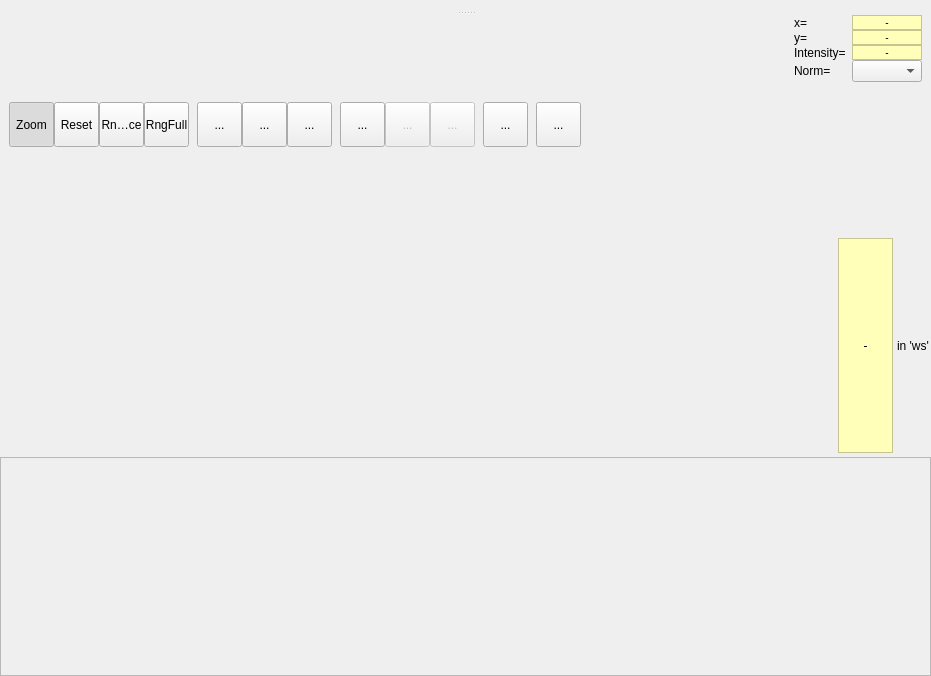
<?xml version="1.0" encoding="UTF-8"?>
<ui version="4.0">
 <class>SliceViewerClass</class>
 <widget class="QWidget" name="SliceViewerClass">
  <property name="geometry">
   <rect>
    <x>0</x>
    <y>0</y>
    <width>931</width>
    <height>676</height>
   </rect>
  </property>
  <property name="windowTitle">
   <string>SliceViewer</string>
  </property>
  <layout class="QVBoxLayout" name="verticalLayout">
   <property name="spacing">
    <number>3</number>
   </property>
   <property name="margin">
    <number>0</number>
   </property>
   <item>
    <widget class="QSplitter" name="splitter">
     <property name="orientation">
      <enum>Qt::Vertical</enum>
     </property>
     <property name="opaqueResize">
      <bool>false</bool>
     </property>
     <widget class="QFrame" name="frmControls">
      <property name="autoFillBackground">
       <bool>false</bool>
      </property>
      <property name="styleSheet">
       <string notr="true">QFrame 
{
    margin: 0px;
    padding: 1px;
 /*   background-color: gray; */
}</string>
      </property>
      <property name="frameShape">
       <enum>QFrame::NoFrame</enum>
      </property>
      <property name="frameShadow">
       <enum>QFrame::Raised</enum>
      </property>
      <layout class="QVBoxLayout" name="verticalLayoutControls">
       <property name="spacing">
        <number>0</number>
       </property>
       <property name="sizeConstraint">
        <enum>QLayout::SetMinimumSize</enum>
       </property>
       <property name="margin">
        <number>0</number>
       </property>
      </layout>
     </widget>
     <widget class="QFrame" name="frmBottom">
      <property name="frameShape">
       <enum>QFrame::NoFrame</enum>
      </property>
      <property name="frameShadow">
       <enum>QFrame::Raised</enum>
      </property>
      <layout class="QVBoxLayout" name="layoutBottom">
       <property name="spacing">
        <number>2</number>
       </property>
       <property name="margin">
        <number>0</number>
       </property>
       <item>
        <widget class="QFrame" name="frmToolbar">
         <property name="autoFillBackground">
          <bool>false</bool>
         </property>
         <property name="styleSheet">
          <string notr="true">QFrame {
  /*  background-color: rgb(193, 193, 193); */
}</string>
         </property>
         <property name="frameShape">
          <enum>QFrame::NoFrame</enum>
         </property>
         <property name="frameShadow">
          <enum>QFrame::Raised</enum>
         </property>
         <layout class="QHBoxLayout" name="horizontalLayout">
          <property name="spacing">
           <number>0</number>
          </property>
          <property name="leftMargin">
           <number>9</number>
          </property>
          <property name="topMargin">
           <number>0</number>
          </property>
          <property name="rightMargin">
           <number>9</number>
          </property>
          <property name="bottomMargin">
           <number>0</number>
          </property>
          <item>
           <widget class="QToolButton" name="btnZoom">
            <property name="enabled">
             <bool>true</bool>
            </property>
            <property name="minimumSize">
             <size>
              <width>45</width>
              <height>45</height>
             </size>
            </property>
            <property name="maximumSize">
             <size>
              <width>45</width>
              <height>45</height>
             </size>
            </property>
            <property name="toolTip">
             <string>Zoom in by dragging a box</string>
            </property>
            <property name="text">
             <string>Zoom</string>
            </property>
            <property name="icon">
             <iconset resource="../../icons/SliceViewerIcons.qrc">
              <normaloff>:/SliceViewer/icons/zoom-in 32x32.png</normaloff>:/SliceViewer/icons/zoom-in 32x32.png</iconset>
            </property>
            <property name="iconSize">
             <size>
              <width>32</width>
              <height>32</height>
             </size>
            </property>
            <property name="checkable">
             <bool>true</bool>
            </property>
            <property name="checked">
             <bool>true</bool>
            </property>
           </widget>
          </item>
          <item>
           <widget class="QToolButton" name="btnResetZoom">
            <property name="minimumSize">
             <size>
              <width>45</width>
              <height>45</height>
             </size>
            </property>
            <property name="maximumSize">
             <size>
              <width>45</width>
              <height>45</height>
             </size>
            </property>
            <property name="toolTip">
             <string>Zoom out to the extents of the data</string>
            </property>
            <property name="text">
             <string>Reset</string>
            </property>
            <property name="icon">
             <iconset resource="../../icons/SliceViewerIcons.qrc">
              <normaloff>:/SliceViewer/icons/view-fullscreen.png</normaloff>:/SliceViewer/icons/view-fullscreen.png</iconset>
            </property>
            <property name="iconSize">
             <size>
              <width>32</width>
              <height>32</height>
             </size>
            </property>
           </widget>
          </item>
          <item>
           <widget class="QToolButton" name="btnRangeSlice">
            <property name="minimumSize">
             <size>
              <width>45</width>
              <height>45</height>
             </size>
            </property>
            <property name="maximumSize">
             <size>
              <width>45</width>
              <height>45</height>
             </size>
            </property>
            <property name="toolTip">
             <string>Zooms the color scale to the range of the currently view</string>
            </property>
            <property name="text">
             <string>RngSlice</string>
            </property>
            <property name="icon">
             <iconset resource="../../icons/SliceViewerIcons.qrc">
              <normaloff>:/SliceViewer/icons/colour zoom plus scale 32x32.png</normaloff>:/SliceViewer/icons/colour zoom plus scale 32x32.png</iconset>
            </property>
            <property name="iconSize">
             <size>
              <width>32</width>
              <height>32</height>
             </size>
            </property>
           </widget>
          </item>
          <item>
           <widget class="QToolButton" name="btnRangeFull">
            <property name="minimumSize">
             <size>
              <width>45</width>
              <height>45</height>
             </size>
            </property>
            <property name="maximumSize">
             <size>
              <width>45</width>
              <height>45</height>
             </size>
            </property>
            <property name="toolTip">
             <string>Reset the color range to the full range of the data</string>
            </property>
            <property name="text">
             <string>RngFull</string>
            </property>
            <property name="icon">
             <iconset resource="../../icons/SliceViewerIcons.qrc">
              <normaloff>:/SliceViewer/icons/colour zoom minus scale 32x32.png</normaloff>:/SliceViewer/icons/colour zoom minus scale 32x32.png</iconset>
            </property>
            <property name="iconSize">
             <size>
              <width>32</width>
              <height>32</height>
             </size>
            </property>
           </widget>
          </item>
          <item>
           <spacer name="horizontalSpacer_2">
            <property name="orientation">
             <enum>Qt::Horizontal</enum>
            </property>
            <property name="sizeType">
             <enum>QSizePolicy::Fixed</enum>
            </property>
            <property name="sizeHint" stdset="0">
             <size>
              <width>8</width>
              <height>8</height>
             </size>
            </property>
           </spacer>
          </item>
          <item>
           <widget class="QToolButton" name="btnDoLine">
            <property name="minimumSize">
             <size>
              <width>45</width>
              <height>45</height>
             </size>
            </property>
            <property name="maximumSize">
             <size>
              <width>45</width>
              <height>45</height>
             </size>
            </property>
            <property name="toolTip">
             <string>Draw a 1D cut line</string>
            </property>
            <property name="text">
             <string>...</string>
            </property>
            <property name="icon">
             <iconset resource="../../icons/SliceViewerIcons.qrc">
              <normaloff>:/SliceViewer/icons/cut 32x32.png</normaloff>:/SliceViewer/icons/cut 32x32.png</iconset>
            </property>
            <property name="iconSize">
             <size>
              <width>32</width>
              <height>32</height>
             </size>
            </property>
            <property name="checkable">
             <bool>true</bool>
            </property>
            <property name="checked">
             <bool>false</bool>
            </property>
           </widget>
          </item>
          <item>
           <widget class="QToolButton" name="btnClearLine">
            <property name="minimumSize">
             <size>
              <width>45</width>
              <height>45</height>
             </size>
            </property>
            <property name="maximumSize">
             <size>
              <width>45</width>
              <height>45</height>
             </size>
            </property>
            <property name="toolTip">
             <string>Remove the current cut line</string>
            </property>
            <property name="text">
             <string>...</string>
            </property>
            <property name="icon">
             <iconset resource="../../icons/SliceViewerIcons.qrc">
              <normaloff>:/SliceViewer/icons/cut remove 32x32.png</normaloff>:/SliceViewer/icons/cut remove 32x32.png</iconset>
            </property>
            <property name="iconSize">
             <size>
              <width>32</width>
              <height>32</height>
             </size>
            </property>
           </widget>
          </item>
          <item>
           <widget class="QToolButton" name="btnSnapToGrid">
            <property name="minimumSize">
             <size>
              <width>45</width>
              <height>45</height>
             </size>
            </property>
            <property name="maximumSize">
             <size>
              <width>45</width>
              <height>45</height>
             </size>
            </property>
            <property name="toolTip">
             <string>Snap to grid when drawing cut line</string>
            </property>
            <property name="text">
             <string>...</string>
            </property>
            <property name="icon">
             <iconset resource="../../icons/SliceViewerIcons.qrc">
              <normaloff>:/SliceViewer/icons/grid 32x32.png</normaloff>:/SliceViewer/icons/grid 32x32.png</iconset>
            </property>
            <property name="iconSize">
             <size>
              <width>32</width>
              <height>32</height>
             </size>
            </property>
            <property name="checkable">
             <bool>true</bool>
            </property>
           </widget>
          </item>
          <item>
           <spacer name="horizontalSpacer_4">
            <property name="orientation">
             <enum>Qt::Horizontal</enum>
            </property>
            <property name="sizeType">
             <enum>QSizePolicy::Fixed</enum>
            </property>
            <property name="sizeHint" stdset="0">
             <size>
              <width>8</width>
              <height>8</height>
             </size>
            </property>
           </spacer>
          </item>
          <item>
           <widget class="QToolButton" name="btnRebinMode">
            <property name="minimumSize">
             <size>
              <width>45</width>
              <height>45</height>
             </size>
            </property>
            <property name="maximumSize">
             <size>
              <width>45</width>
              <height>45</height>
             </size>
            </property>
            <property name="toolTip">
             <string>Enable/Disable Rebin Mode</string>
            </property>
            <property name="text">
             <string>...</string>
            </property>
            <property name="icon">
             <iconset resource="../../icons/SliceViewerIcons.qrc">
              <normaloff>:/SliceViewer/icons/rebin 32x32.png</normaloff>:/SliceViewer/icons/rebin 32x32.png</iconset>
            </property>
            <property name="iconSize">
             <size>
              <width>32</width>
              <height>32</height>
             </size>
            </property>
            <property name="checkable">
             <bool>true</bool>
            </property>
           </widget>
          </item>
          <item>
           <widget class="QToolButton" name="btnRebinRefresh">
            <property name="enabled">
             <bool>false</bool>
            </property>
            <property name="minimumSize">
             <size>
              <width>45</width>
              <height>45</height>
             </size>
            </property>
            <property name="maximumSize">
             <size>
              <width>45</width>
              <height>45</height>
             </size>
            </property>
            <property name="toolTip">
             <string>Rebin the current view</string>
            </property>
            <property name="text">
             <string>...</string>
            </property>
            <property name="icon">
             <iconset resource="../../icons/SliceViewerIcons.qrc">
              <normaloff>:/SliceViewer/icons/rebin finer 32x32.png</normaloff>:/SliceViewer/icons/rebin finer 32x32.png</iconset>
            </property>
            <property name="iconSize">
             <size>
              <width>32</width>
              <height>32</height>
             </size>
            </property>
           </widget>
          </item>
          <item>
           <widget class="QToolButton" name="btnAutoRebin">
            <property name="enabled">
             <bool>false</bool>
            </property>
            <property name="minimumSize">
             <size>
              <width>45</width>
              <height>45</height>
             </size>
            </property>
            <property name="maximumSize">
             <size>
              <width>45</width>
              <height>45</height>
             </size>
            </property>
            <property name="toolTip">
             <string>Auto rebin</string>
            </property>
            <property name="text">
             <string>...</string>
            </property>
            <property name="icon">
             <iconset resource="../../icons/SliceViewerIcons.qrc">
              <normaloff>:/SliceViewer/icons/rebin auto 32x32.png</normaloff>:/SliceViewer/icons/rebin auto 32x32.png</iconset>
            </property>
            <property name="iconSize">
             <size>
              <width>32</width>
              <height>32</height>
             </size>
            </property>
            <property name="checkable">
             <bool>true</bool>
            </property>
            <property name="toolButtonStyle">
             <enum>Qt::ToolButtonIconOnly</enum>
            </property>
           </widget>
          </item>
          <item>
           <spacer name="horizontalSpacer_5">
            <property name="orientation">
             <enum>Qt::Horizontal</enum>
            </property>
            <property name="sizeType">
             <enum>QSizePolicy::Fixed</enum>
            </property>
            <property name="sizeHint" stdset="0">
             <size>
              <width>8</width>
              <height>8</height>
             </size>
            </property>
           </spacer>
          </item>
          <item>
           <widget class="QToolButton" name="btnPeakOverlay">
            <property name="enabled">
             <bool>true</bool>
            </property>
            <property name="minimumSize">
             <size>
              <width>45</width>
              <height>45</height>
             </size>
            </property>
            <property name="maximumSize">
             <size>
              <width>45</width>
              <height>45</height>
             </size>
            </property>
            <property name="toolTip">
             <string>Overlay Peaks</string>
            </property>
            <property name="text">
             <string>...</string>
            </property>
            <property name="icon">
             <iconset resource="../../icons/SliceViewerIcons.qrc">
              <normaloff>:/SliceViewer/icons/Peak List 32x32.png</normaloff>:/SliceViewer/icons/Peak List 32x32.png</iconset>
            </property>
            <property name="iconSize">
             <size>
              <width>32</width>
              <height>32</height>
             </size>
            </property>
            <property name="checkable">
             <bool>true</bool>
            </property>
           </widget>
          </item>
           <item>
             <spacer name="horizontalSpacer_6">
               <property name="orientation">
                 <enum>Qt::Horizontal</enum>
               </property>
               <property name="sizeType">
                 <enum>QSizePolicy::Fixed</enum>
               </property>
               <property name="sizeHint" stdset="0">
                 <size>
                   <width>8</width>
                   <height>8</height>
                 </size>
               </property>
             </spacer>
           </item>
           <item>
             <widget class="QToolButton" name="btnNonOrthogonalToggle">
               <property name="enabled">
                 <bool>true</bool>
               </property>
               <property name="minimumSize">
                 <size>
                   <width>45</width>
                   <height>45</height>
                 </size>
               </property>
               <property name="maximumSize">
                 <size>
                   <width>45</width>
                   <height>45</height>
                 </size>
               </property>
               <property name="toolTip">
                 <string>NonOrthogonal axes view</string>
               </property>
               <property name="text">
                 <string>...</string>
               </property>
               <property name="icon">
                 <iconset resource="../../icons/SliceViewerIcons.qrc">
                   <normaloff>:/SliceViewer/icons/Nonorthogonal 32x32.png</normaloff>:/SliceViewer/icons/Peak List 32x32.png
                 </iconset>
               </property>
               <property name="iconSize">
                 <size>
                   <width>32</width>
                   <height>32</height>
                 </size>
               </property>
               <property name="checkable">
                 <bool>true</bool>
               </property>
             </widget>
           </item>
           <item>
             <spacer name="horizontalSpacer_7">
               <property name="orientation">
                 <enum>Qt::Horizontal</enum>
               </property>
               <property name="sizeType">
                 <enum>QSizePolicy::Fixed</enum>
               </property>
               <property name="sizeHint" stdset="0">
                 <size>
                   <width>8</width>
                   <height>8</height>
                 </size>
               </property>
             </spacer>
           </item>
          <item>
           <spacer name="horizontalSpacer_8">
            <property name="orientation">
             <enum>Qt::Horizontal</enum>
            </property>
            <property name="sizeType">
             <enum>QSizePolicy::Expanding</enum>
            </property>
            <property name="sizeHint" stdset="0">
             <size>
              <width>40</width>
              <height>20</height>
             </size>
            </property>
           </spacer>
          </item>
          <item>
           <layout class="QFormLayout" name="formLayout_3">
            <property name="sizeConstraint">
             <enum>QLayout::SetMinimumSize</enum>
            </property>
            <property name="fieldGrowthPolicy">
             <enum>QFormLayout::FieldsStayAtSizeHint</enum>
            </property>
            <property name="verticalSpacing">
             <number>0</number>
            </property>
            <item row="0" column="0">
             <widget class="QLabel" name="label">
              <property name="text">
               <string>x=</string>
              </property>
             </widget>
            </item>
            <item row="0" column="1">
             <widget class="QLabel" name="lblInfoX">
              <property name="minimumSize">
               <size>
                <width>70</width>
                <height>0</height>
               </size>
              </property>
              <property name="toolTip">
               <string>X-coordinate of point under the mouse</string>
              </property>
              <property name="autoFillBackground">
               <bool>false</bool>
              </property>
              <property name="styleSheet">
               <string notr="true">QLabel {
 background-color : rgb(255, 255, 186);
 color : black; 
 font: 10px;
}</string>
              </property>
              <property name="frameShape">
               <enum>QFrame::StyledPanel</enum>
              </property>
              <property name="text">
               <string>-</string>
              </property>
              <property name="alignment">
               <set>Qt::AlignCenter</set>
              </property>
             </widget>
            </item>
            <item row="1" column="0">
             <widget class="QLabel" name="label_2">
              <property name="text">
               <string>y=</string>
              </property>
             </widget>
            </item>
            <item row="1" column="1">
             <widget class="QLabel" name="lblInfoY">
              <property name="minimumSize">
               <size>
                <width>70</width>
                <height>0</height>
               </size>
              </property>
              <property name="toolTip">
               <string>Y-coordinate of point under the mouse</string>
              </property>
              <property name="autoFillBackground">
               <bool>false</bool>
              </property>
              <property name="styleSheet">
               <string notr="true">QLabel {
 background-color : rgb(255, 255, 186);
 color : black; 
 font: 10px;
}</string>
              </property>
              <property name="frameShape">
               <enum>QFrame::StyledPanel</enum>
              </property>
              <property name="text">
               <string>-</string>
              </property>
              <property name="alignment">
               <set>Qt::AlignCenter</set>
              </property>
             </widget>
            </item>
            <item row="2" column="0">
             <widget class="QLabel" name="label_3">
              <property name="toolTip">
               <string/>
              </property>
              <property name="text">
               <string>Intensity=</string>
              </property>
             </widget>
            </item>
            <item row="2" column="1">
             <widget class="QLabel" name="lblInfoSignal">
              <property name="minimumSize">
               <size>
                <width>70</width>
                <height>0</height>
               </size>
              </property>
              <property name="toolTip">
               <string>Signal at the point under the mouse</string>
              </property>
              <property name="autoFillBackground">
               <bool>false</bool>
              </property>
              <property name="styleSheet">
               <string notr="true">QLabel {
 background-color : rgb(255, 255, 186);
 color : black; 
 font: 10px;
}</string>
              </property>
              <property name="frameShape">
               <enum>QFrame::StyledPanel</enum>
              </property>
              <property name="text">
               <string>-</string>
              </property>
              <property name="alignment">
               <set>Qt::AlignCenter</set>
              </property>
             </widget>
            </item>
            <item row="3" column="0">
             <widget class="QLabel" name="label_4">
              <property name="text">
               <string>Norm=</string>
              </property>
             </widget>
            </item>
            <item row="3" column="1">
             <widget class="QComboBox" name="comboNormalization">
              <property name="sizePolicy">
               <sizepolicy hsizetype="Preferred" vsizetype="Fixed">
                <horstretch>0</horstretch>
                <verstretch>0</verstretch>
               </sizepolicy>
              </property>
              <property name="minimumSize">
               <size>
                <width>70</width>
                <height>0</height>
               </size>
              </property>
              <property name="font">
               <font>
                <pointsize>-1</pointsize>
                <weight>50</weight>
                <italic>false</italic>
                <bold>false</bold>
               </font>
              </property>
              <property name="toolTip">
               <string>Normalization option</string>
              </property>
              <property name="styleSheet">
               <string notr="true">font: 10px;</string>
              </property>
             </widget>
            </item>
           </layout>
          </item>
         </layout>
        </widget>
       </item>
       <item>
        <widget class="QFrame" name="frmMouseInfo">
         <property name="frameShape">
          <enum>QFrame::NoFrame</enum>
         </property>
         <property name="frameShadow">
          <enum>QFrame::Raised</enum>
         </property>
         <layout class="QHBoxLayout" name="horizontalLayout_2">
          <property name="spacing">
           <number>4</number>
          </property>
          <property name="margin">
           <number>2</number>
          </property>
          <item>
           <spacer name="horizontalSpacer_3">
            <property name="orientation">
             <enum>Qt::Horizontal</enum>
            </property>
            <property name="sizeHint" stdset="0">
             <size>
              <width>40</width>
              <height>20</height>
             </size>
            </property>
           </spacer>
          </item>
          <item>
           <widget class="QLabel" name="lblOriginalCoord">
            <property name="minimumSize">
             <size>
              <width>55</width>
              <height>0</height>
             </size>
            </property>
            <property name="font">
             <font>
              <family>Courier 10 Pitch</family>
             </font>
            </property>
            <property name="toolTip">
             <string>Coordinates of the point under the mouse, in the original workspace dimensions.</string>
            </property>
            <property name="autoFillBackground">
             <bool>false</bool>
            </property>
            <property name="styleSheet">
             <string notr="true">QLabel {
 background-color : rgb(255, 255, 186);
 color : black; 
}</string>
            </property>
            <property name="frameShape">
             <enum>QFrame::StyledPanel</enum>
            </property>
            <property name="text">
             <string>-</string>
            </property>
            <property name="alignment">
             <set>Qt::AlignCenter</set>
            </property>
           </widget>
          </item>
          <item>
           <widget class="QLabel" name="lblOriginalWorkspace">
            <property name="toolTip">
             <string>Name of the original workspace from which this was binned</string>
            </property>
            <property name="text">
             <string>in 'ws'</string>
            </property>
           </widget>
          </item>
         </layout>
        </widget>
       </item>
       <item>
        <widget class="QFrame" name="frmPlot">
         <property name="frameShape">
          <enum>QFrame::StyledPanel</enum>
         </property>
         <property name="frameShadow">
          <enum>QFrame::Raised</enum>
         </property>
         <layout class="QHBoxLayout" name="horizontalLayout_3">
          <item>
           <widget class="MantidQt::MantidWidgets::SafeQwtPlot" name="safeQwtPlot"/>
          </item>
          <item>
           <widget class="MantidQt::MantidWidgets::ColorBarWidget" name="colorBarWidget" native="true"/>
          </item>
         </layout>
        </widget>
       </item>
      </layout>
     </widget>
    </widget>
   </item>
  </layout>
 </widget>
 <layoutdefault spacing="6" margin="11"/>
 <customwidgets>
  <customwidget>
   <class>MantidQt::MantidWidgets::ColorBarWidget</class>
   <extends>QWidget</extends>
   <header>MantidQtWidgets/Plotting/Qwt/ColorBarWidget.h</header>
  </customwidget>
  <customwidget>
   <class>QwtPlot</class>
   <extends>QFrame</extends>
   <header>qwt_plot.h</header>
   <container>1</container>
  </customwidget>
  <customwidget>
   <class>MantidQt::MantidWidgets::SafeQwtPlot</class>
   <extends>QwtPlot</extends>
   <header>MantidQtWidgets/Plotting/Qwt/SafeQwtPlot.h</header>
   <container>1</container>
  </customwidget>
 </customwidgets>
 <resources>
  <include location="../../icons/SliceViewerIcons.qrc"/>
 </resources>
 <connections>
  <connection>
   <sender>btnResetZoom</sender>
   <signal>clicked()</signal>
   <receiver>SliceViewerClass</receiver>
   <slot>show()</slot>
   <hints>
    <hint type="sourcelabel">
     <x>93</x>
     <y>106</y>
    </hint>
    <hint type="destinationlabel">
     <x>254</x>
     <y>206</y>
    </hint>
   </hints>
  </connection>
 </connections>
</ui>
